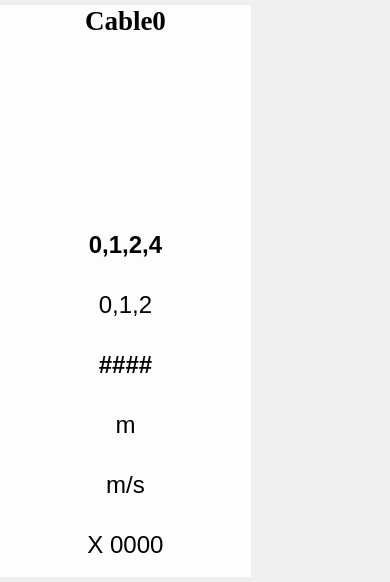
              <widget class="QWidget" name="CableScrollAreaWidgetContents">
               <property name="geometry">
                <rect>
                 <x>0</x>
                 <y>0</y>
                 <width>390</width>
                 <height>582</height>
                </rect>
               </property>
               <property name="sizePolicy">
                <sizepolicy hsizetype="Expanding" vsizetype="Preferred">
                 <horstretch>0</horstretch>
                 <verstretch>0</verstretch>
                </sizepolicy>
               </property>
               <layout class="QHBoxLayout" name="horizontalLayout">
                <property name="spacing">
                 <number>0</number>
                </property>
                <property name="leftMargin">
                 <number>0</number>
                </property>
                <property name="topMargin">
                 <number>5</number>
                </property>
                <property name="rightMargin">
                 <number>9</number>
                </property>
                <property name="bottomMargin">
                 <number>5</number>
                </property>
                <item>
                 <widget class="QFrame" name="cableItem_1">
                  <property name="maximumSize">
                   <size>
                    <width>251</width>
                    <height>16777215</height>
                   </size>
                  </property>
                  <property name="styleSheet">
                   <string notr="true">background-color: rgba(255, 255, 255, 230);</string>
                  </property>
                  <layout class="QVBoxLayout" name="verticalLayout">
                   <property name="spacing">
                    <number>0</number>
                   </property>
                   <property name="leftMargin">
                    <number>0</number>
                   </property>
                   <property name="topMargin">
                    <number>0</number>
                   </property>
                   <property name="rightMargin">
                    <number>0</number>
                   </property>
                   <property name="bottomMargin">
                    <number>0</number>
                   </property>
                   <item>
                    <widget class="QLabel" name="cableLabel_1">
                     <property name="font">
                      <font>
                       <family>Times New Roman</family>
                       <pointsize>20</pointsize>
                       <weight>75</weight>
                       <bold>true</bold>
                      </font>
                     </property>
                     <property name="styleSheet">
                      <string notr="true">background-color:transparent</string>
                     </property>
                     <property name="text">
                      <string>Cable0</string>
                     </property>
                     <property name="alignment">
                      <set>Qt::AlignCenter</set>
                     </property>
                    </widget>
                   </item>
                   <item>
                    <spacer name="verticalSpacer_3">
                     <property name="orientation">
                      <enum>Qt::Vertical</enum>
                     </property>
                     <property name="sizeHint" stdset="0">
                      <size>
                       <width>20</width>
                       <height>40</height>
                      </size>
                     </property>
                    </spacer>
                   </item>
                   <item>
                    <widget class="QLabel" name="statusImage_1">
                     <property name="sizePolicy">
                      <sizepolicy hsizetype="Expanding" vsizetype="Expanding">
                       <horstretch>0</horstretch>
                       <verstretch>0</verstretch>
                      </sizepolicy>
                     </property>
                     <property name="styleSheet">
                      <string notr="true">background-color:transparent</string>
                     </property>
                     <property name="text">
                      <string/>
                     </property>
                     <property name="pixmap">
                      <pixmap resource="Images.qrc">:/img/Img/YellowLight.png</pixmap>
                     </property>
                     <property name="scaledContents">
                      <bool>false</bool>
                     </property>
                     <property name="alignment">
                      <set>Qt::AlignCenter</set>
                     </property>
                     <property name="wordWrap">
                      <bool>true</bool>
                     </property>
                    </widget>
                   </item>
                   <item>
                    <spacer name="verticalSpacer_2">
                     <property name="orientation">
                      <enum>Qt::Vertical</enum>
                     </property>
                     <property name="sizeHint" stdset="0">
                      <size>
                       <width>20</width>
                       <height>40</height>
                      </size>
                     </property>
                    </spacer>
                   </item>
                   <item>
                    <widget class="QTableWidget" name="tableWidget_1">
                     <property name="sizePolicy">
                      <sizepolicy hsizetype="Expanding" vsizetype="Expanding">
                       <horstretch>0</horstretch>
                       <verstretch>0</verstretch>
                      </sizepolicy>
                     </property>
                     <property name="minimumSize">
                      <size>
                       <width>250</width>
                       <height>362</height>
                      </size>
                     </property>
                     <property name="font">
                      <font>
                       <pointsize>18</pointsize>
                       <weight>50</weight>
                       <bold>false</bold>
                      </font>
                     </property>
                     <property name="styleSheet">
                      <string notr="true">background-color:transparent</string>
                     </property>
                     <attribute name="horizontalHeaderVisible">
                      <bool>false</bool>
                     </attribute>
                     <attribute name="horizontalHeaderMinimumSectionSize">
                      <number>200</number>
                     </attribute>
                     <attribute name="horizontalHeaderDefaultSectionSize">
                      <number>250</number>
                     </attribute>
                     <attribute name="verticalHeaderVisible">
                      <bool>false</bool>
                     </attribute>
                     <attribute name="verticalHeaderMinimumSectionSize">
                      <number>50</number>
                     </attribute>
                     <attribute name="verticalHeaderDefaultSectionSize">
                      <number>60</number>
                     </attribute>
                     <row>
                      <property name="text">
                       <string>CableState</string>
                      </property>
                     </row>
                     <row>
                      <property name="text">
                       <string>RiderState</string>
                      </property>
                     </row>
                     <row>
                      <property name="text">
                       <string>RiderID</string>
                      </property>
                     </row>
                     <row>
                      <property name="text">
                       <string>Position</string>
                      </property>
                     </row>
                     <row>
                      <property name="text">
                       <string>Speed</string>
                      </property>
                     </row>
                     <row>
                      <property name="text">
                       <string>Error</string>
                      </property>
                     </row>
                     <column>
                      <property name="text">
                       <string>New Column</string>
                      </property>
                     </column>
                     <item row="0" column="0">
                      <property name="text">
                       <string>0,1,2,4</string>
                      </property>
                      <property name="font">
                       <font>
                        <weight>75</weight>
                        <bold>true</bold>
                       </font>
                      </property>
                      <property name="textAlignment">
                       <set>AlignCenter</set>
                      </property>
                      <property name="background">
                       <brush brushstyle="NoBrush">
                        <color alpha="255">
                         <red>255</red>
                         <green>255</green>
                         <blue>255</blue>
                        </color>
                       </brush>
                      </property>
                      <property name="flags">
                       <set>ItemIsEnabled</set>
                      </property>
                     </item>
                     <item row="1" column="0">
                      <property name="text">
                       <string>0,1,2</string>
                      </property>
                      <property name="textAlignment">
                       <set>AlignCenter</set>
                      </property>
                      <property name="flags">
                       <set>ItemIsEnabled</set>
                      </property>
                     </item>
                     <item row="2" column="0">
                      <property name="text">
                       <string>####</string>
                      </property>
                      <property name="font">
                       <font>
                        <weight>75</weight>
                        <bold>true</bold>
                       </font>
                      </property>
                      <property name="textAlignment">
                       <set>AlignCenter</set>
                      </property>
                      <property name="flags">
                       <set>ItemIsEnabled</set>
                      </property>
                     </item>
                     <item row="3" column="0">
                      <property name="text">
                       <string>m</string>
                      </property>
                      <property name="font">
                       <font>
                        <weight>50</weight>
                        <bold>false</bold>
                       </font>
                      </property>
                      <property name="textAlignment">
                       <set>AlignCenter</set>
                      </property>
                      <property name="flags">
                       <set>ItemIsEnabled</set>
                      </property>
                     </item>
                     <item row="4" column="0">
                      <property name="text">
                       <string>m/s</string>
                      </property>
                      <property name="font">
                       <font>
                        <weight>50</weight>
                        <bold>false</bold>
                       </font>
                      </property>
                      <property name="textAlignment">
                       <set>AlignCenter</set>
                      </property>
                      <property name="flags">
                       <set>ItemIsEnabled</set>
                      </property>
                     </item>
                     <item row="5" column="0">
                      <property name="text">
                       <string>X 0000</string>
                      </property>
                      <property name="font">
                       <font>
                        <weight>50</weight>
                        <bold>false</bold>
                       </font>
                      </property>
                      <property name="textAlignment">
                       <set>AlignCenter</set>
                      </property>
                      <property name="flags">
                       <set>ItemIsEnabled</set>
                      </property>
                     </item>
                    </widget>
                   </item>
                  </layout>
                 </widget>
                </item>
                <item>
                 <spacer name="horizontalSpacer">
                  <property name="orientation">
                   <enum>Qt::Horizontal</enum>
                  </property>
                  <property name="sizeHint" stdset="0">
                   <size>
                    <width>40</width>
                    <height>20</height>
                   </size>
                  </property>
                 </spacer>
                </item>
               </layout>
              </widget>
